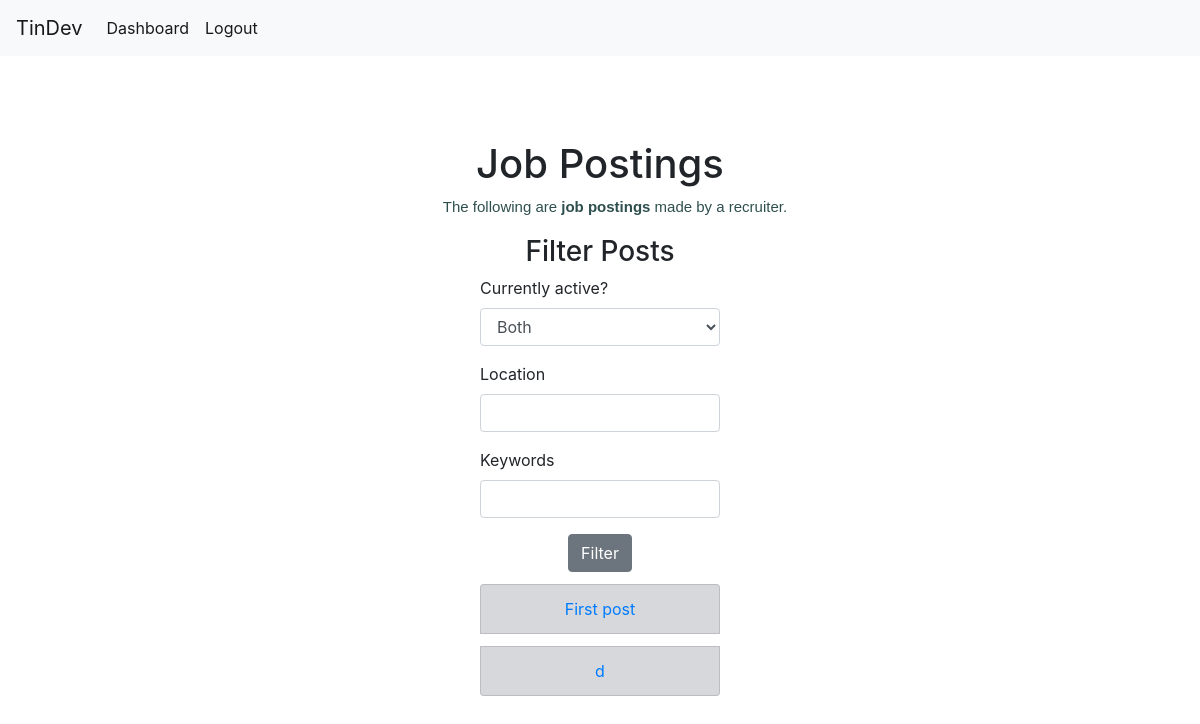
Before: /posts/ (signed in) with the older database file.
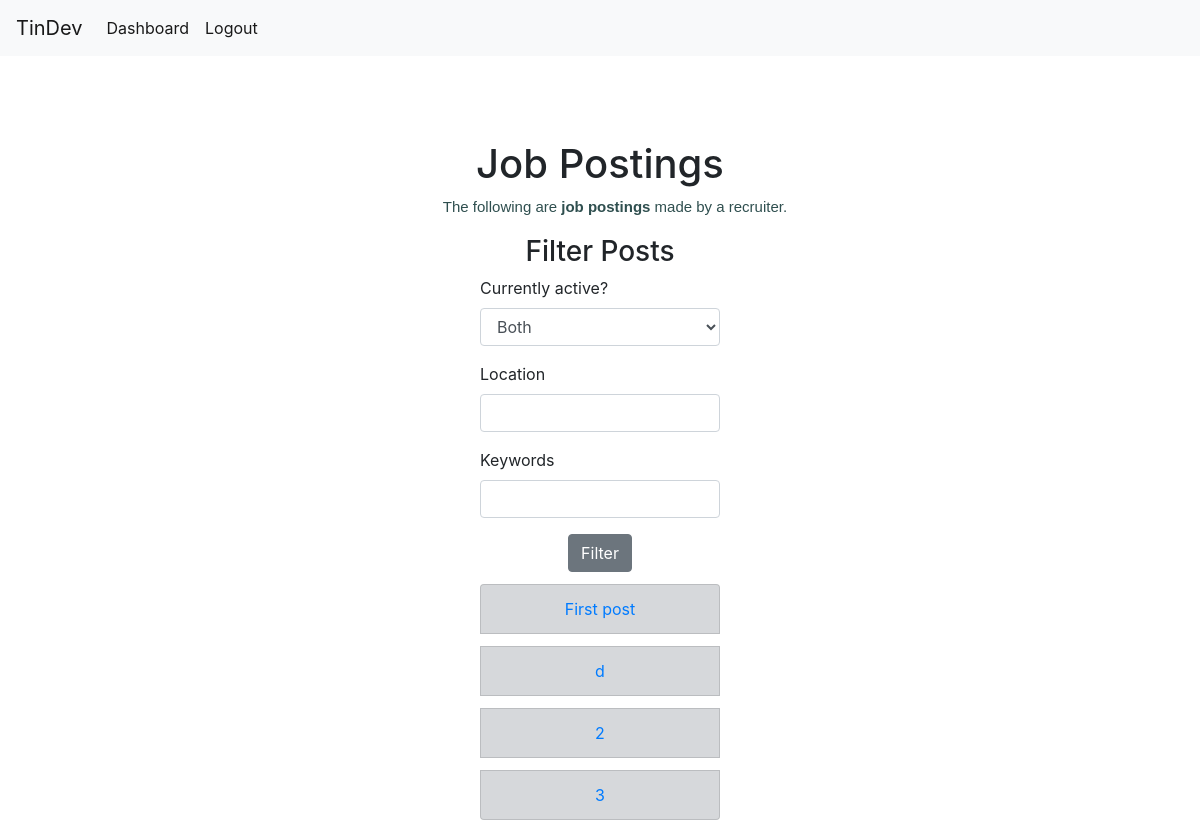
After: the same page with the newer database file.
### tindev/models.py (models this page shows)
class Post(models.Model):
    recruiter = models.ForeignKey(Recruiter, on_delete=models.RESTRICT)
    title = models.CharField(max_length=255)
    type = models.BooleanField()
    city = models.CharField(max_length=255)
    state = models.CharField(max_length=255)
    skills = models.TextField()
    description = models.TextField()
    expiration = models.DateField()
    status = models.BooleanField()

### tindev/views/posts.py (the view, shortened to what this page needs)
# urls.py: path('posts/', views.posts_all_view, name='posts_all_view'),
@login_required(login_url='/login')
def posts_all_view(request):
    posts = Post.objects.all()
    context = {
            'posts': posts
            }
    return render(request, 'tindev/posts/all.html', context)

### tindev/templates/tindev/posts/all.html (shortened to what this page needs)
{% extends 'tindev/base.html' %}
{% block content %}
<h1> Job Postings </h1>
<p> The following are <strong>job postings </strong> made by a recruiter. </p>
<h3>Filter Posts</h3>
<form action="/posts/" method="post">
    <div class="form-group">
        <label for="active_filter">Currently active?</label>
        <select class="form-control" name="active_filter">
            <option value="none">Both</option>
        </select>
    </div>
    <div class="form-group">
        <label for="location_filter">Location</label>
        <input class="form-control" type="text" name="location_filter">
    </div>
    <div class="form-group">
        <label for="keyword_filter">Keywords</label>
        <input class="form-control" type="text" name="keyword_filter">
    </div>
    <div class="form-group">
        <input style="display: block; margin: auto" class="btn btn-secondary" type="submit" value="Filter">
    </div>
</form>
<ul class="list-group">
    {% for post in posts %}
    <li class="list-group-item list-group-item-secondary"><a href="/posts/{{post.id}}">{{post.title}}</a></li>
    {% endfor %}
</ul>
{% endblock %}

Changed rows visible on the page:
added Post: title "2"
added Post: title "3"
